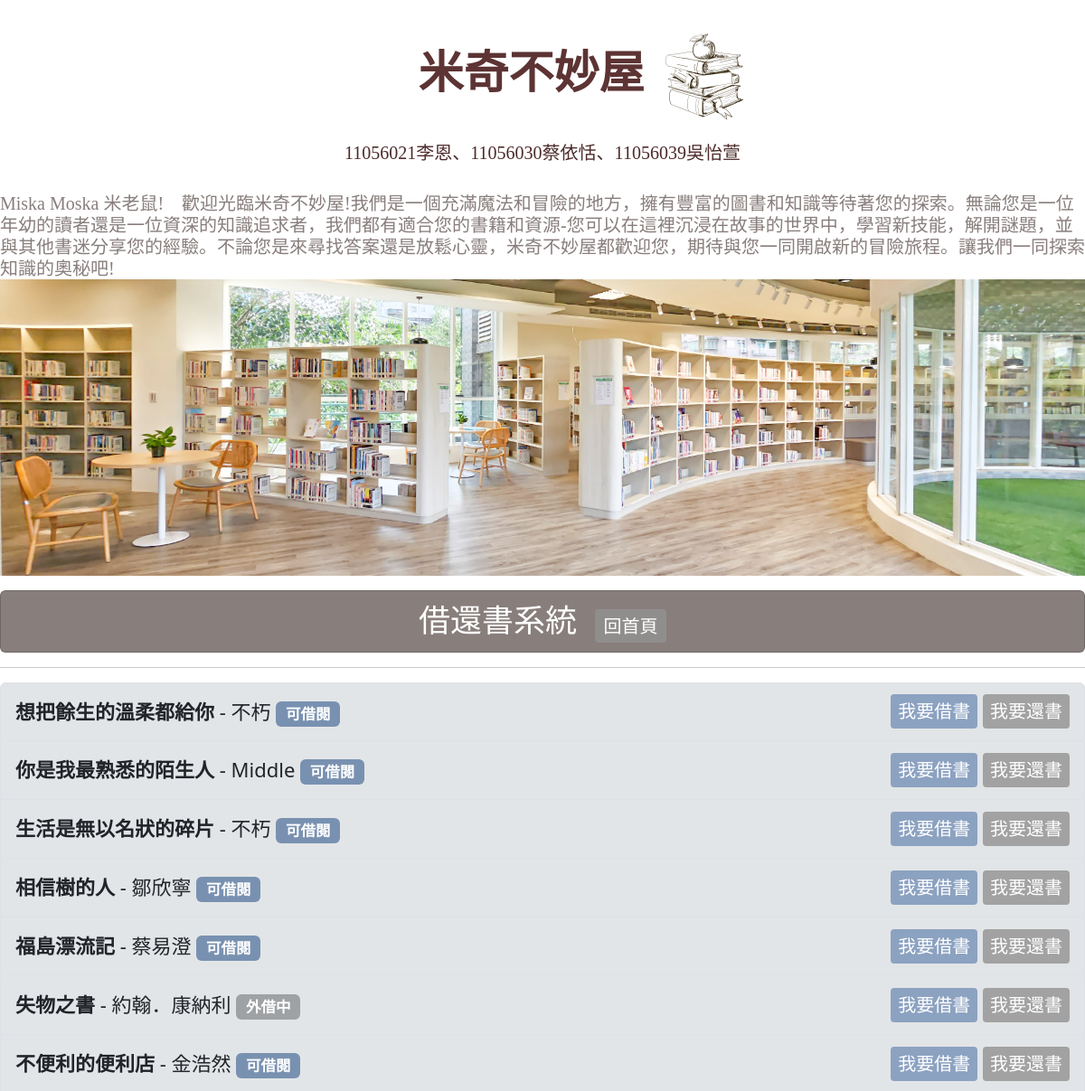
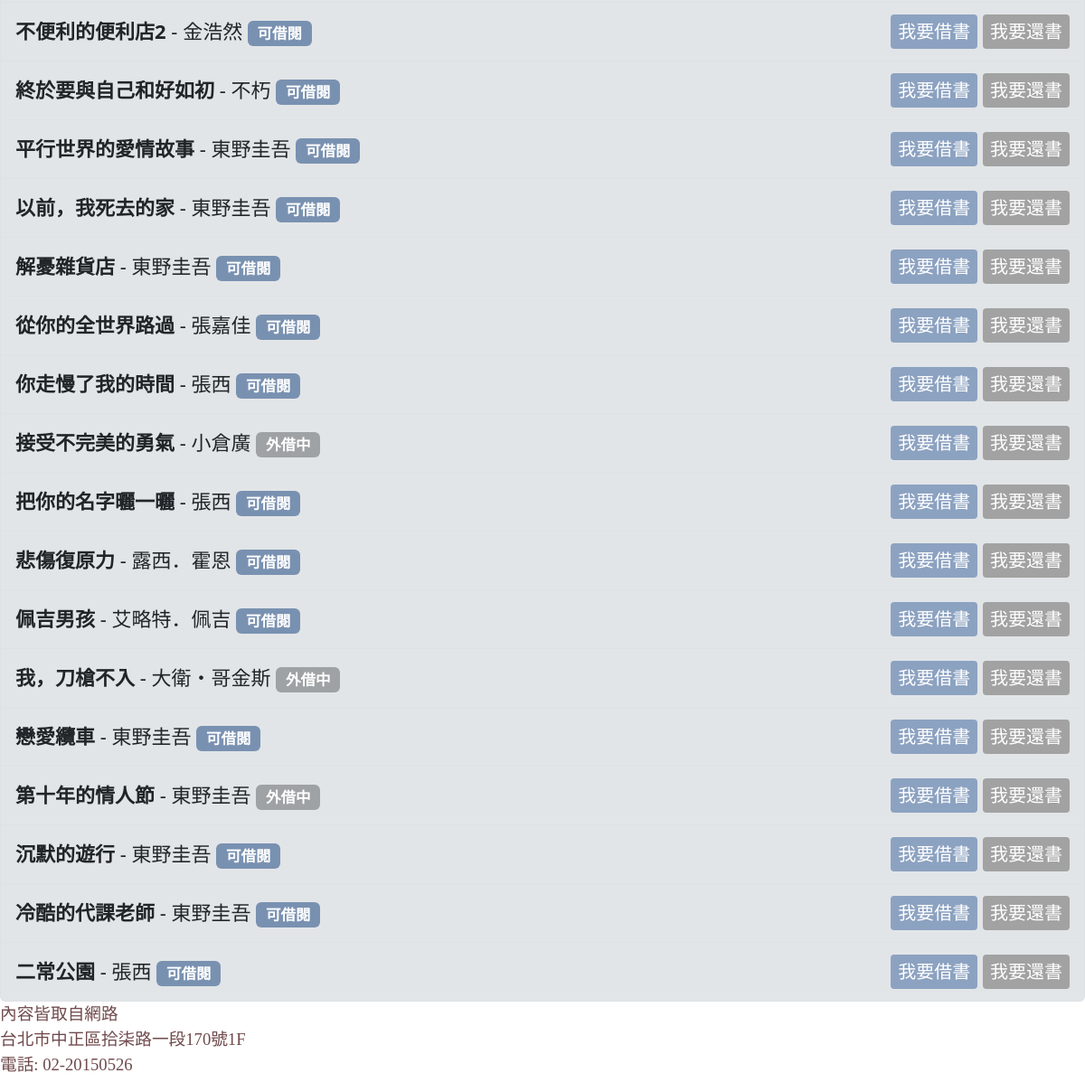
Before: /book_list/ with the older database file (2 pictures, top to bottom).
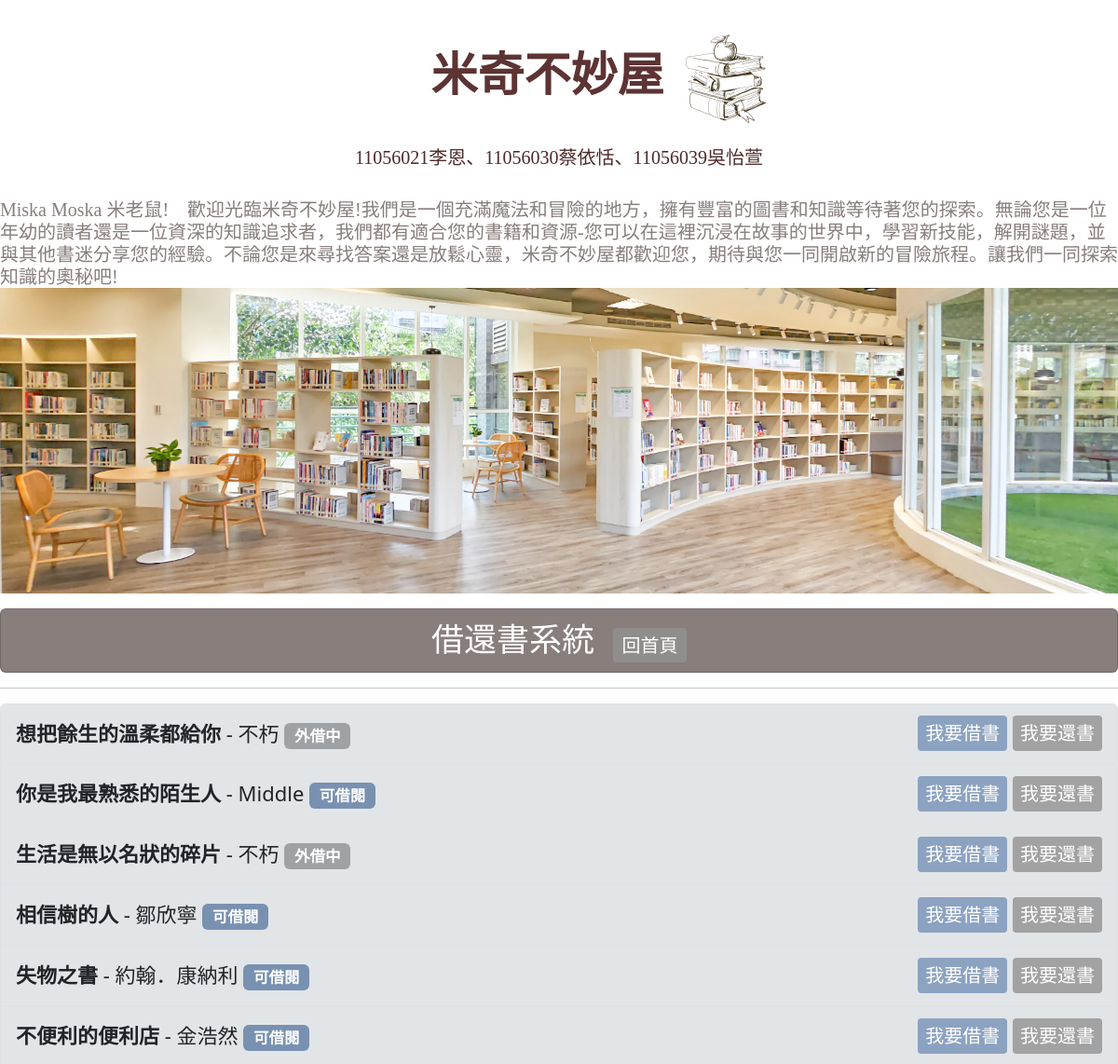
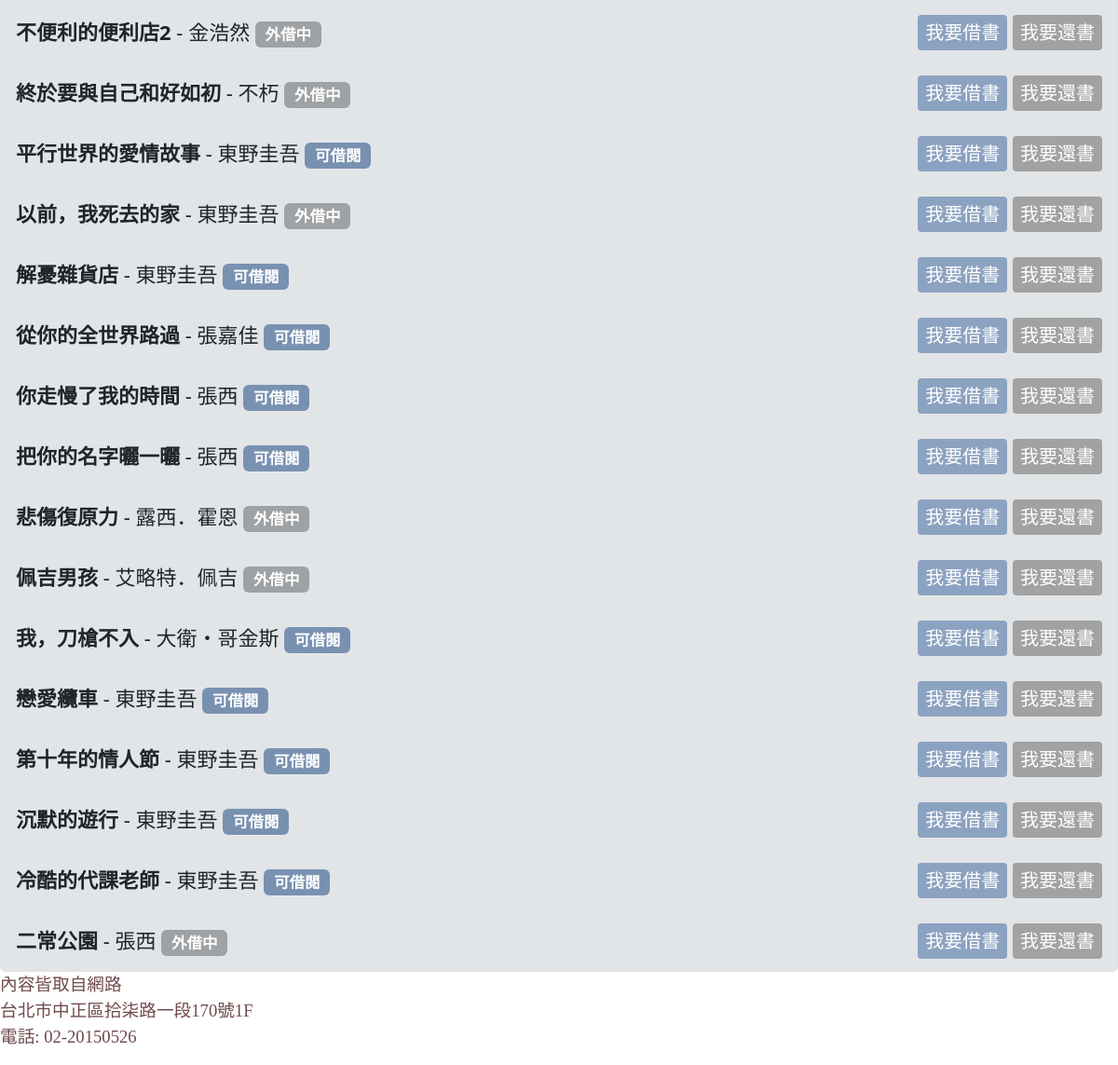
After: the same page with the newer database file (2 pictures, top to bottom).
### mysite/models.py (models this page shows, shortened)
class Post(models.Model):
    title = models.CharField(max_length=50)
    slug = models.IntegerField(unique=True)
    pub_date = models.DateTimeField(auto_now_add=True)
    write = models.CharField(max_length=50, blank=True, default='')
    image_url = models.CharField(max_length=255, default='images/1.jpg')  # 指定默认值 # 存储图像路径或 URL
    bookstype=[("一般書籍","一般書籍"),("教學用書","教學用書")]
    category = models.CharField(max_length=20, choices=bookstype, default="一般書籍")
    intro = models.TextField(default="", blank=True)
    photolink = models.TextField(default="", blank=True)
    body = models.TextField()
    isBorrow = models.BooleanField(_("外借中"), default=False)
    pub_date = models.DateTimeField(auto_now_add=True)
    @property
    def formatted_is_borrow(self):
        if self.isBorrow:
            return '<span style="color: white; background-color: #afb0b2; border: 1px solid white; padding: 3px; border-radius: 3px;">外借中</span>'
        else:
            return '<span style="color: white; background-color: #7fade5; border: 1px solid white;padding: 3px; border-radius: 3px;">可借閱</span>'
    formatted_is_borrow.fget.short_description = "外借狀態"
    class Meta:
        ordering = ['slug']

### mysite/views.py (the view)
# urls.py: path('book_list/', book_list, name='book_list'),
def book_list(request):
    books = Post.objects.all()[::-1]
    return render(request, 'book_list.html', {'books': books})

### templates/book_list.html (shortened to what this page needs)
{% extends "base.html" %}
{% block headmessage %}
<div class="card" style="background-color: rgb(136, 126, 124); text-align: center;">
    <h3 style="font-family: 微軟正黑體;font-size: 35px; color: #ffffff; margin: 0; padding: 10px; display: flex; justify-content: center; align-items: center;">
        <span>借還書系統</span>
        <a class="btn btn-sm btn-outline-primary" style="background-color: #939391ce;font-size: 20px; color: #ffffff; margin-top: 10px; display: flex; align-items: center; padding: 0.2rem 0.6rem; margin-left: 1em; border: none;" href='/'>回首頁</a>
    </h3>
</div>
{% endblock %}
{% block content %}
    {% if books %}
        <ul class="list-group">
            {% for book in books %}
                <li class="list-group-item d-flex justify-content-between align-items-center" style="background-color:rgb(226, 229, 231);font-size: 22px;height:65px">
                    <div>
                        <strong>{{ book.title }}</strong> - {{ book.write }}
                        {% if book.isBorrow %}
                            <span class="badge" style="background-color: #9fa2a4; color: #fff;">外借中</span>
                            {% else %}
                            <span class="badge" style="background-color: #7991b1; color: #ffffff;">可借閱</span>
                        {% endif %}
                    </div>
                    <div style="text-align: center;">
                        <a href="{% url 'borrow_book' book.id %}" class="btn btn-primary btn-sm" style="background-color: #829bbee4 ;color: rgb(255, 255, 255); font-size: 20px; border: none;" data-toggle="modal" data-target="#borrowSuccessModal">我要借書</a>
                        <a href="{% url 'return_book' book.id %}" class="btn btn-warning btn-sm" style="background-color: #939391ce; color: #ffffff;font-size: 20px ; border: none;">我要還書</a>
                    </div>
                </li>
            {% endfor %}
        </ul>
    {% else %}
        <p>No books available.</p>
    {% endif %}
{% endblock %}

### templates/base.html (shortened to what this page needs)
<!DOCTYPE html>
<html>
    <head>
        <link href="https://cdn.jsdelivr.net/npm/bootstrap@5.3.2/dist/css/bootstrap.min.css" rel="stylesheet">
    </head>
    <body>
        {% include 'header.html' %}
        {% block headmessage %} {% endblock headmessage %}
        <hr>
        {% block content %}{% endblock content %}
        {% include "footer.html" %}
    </body>
</html>

### templates/header.html
{% load static %}
<div class='well'>
    <br>
    <h1 style="font-family:微軟正黑體; font-weight: bold;color:#5d3333 ; font-size: 50px;"><center>　　米奇不妙屋<img src="{% static "images/9.png" %}" height="125"></center></h1>
    <h5  style="font-family:微軟正黑體;color:#4d2a2a;"><center>11056021李恩、11056030蔡依恬、11056039吳怡萱</center></h5>
    <br>
    <h5  style="font-family:微軟正黑體;color:rgb(136, 126, 124);">
    <marquee>Miska Moska 米老鼠!　歡迎光臨米奇不妙屋!我們是一個充滿魔法和冒險的地方，擁有豐富的圖書和知識等待著您的探索。無論您是一位年幼的讀者還是一位資深的知識追求者，我們都有適合您的書籍和資源-您可以在這裡沉浸在故事的世界中，學習新技能，解開謎題，並與其他書迷分享您的經驗。不論您是來尋找答案還是放鬆心靈，米奇不妙屋都歡迎您，期待與您一同開啟新的冒險旅程。讓我們一同探索知識的奧秘吧!</marquee>
    <P ALIGN="left"> <img src="{% static "images/3.jpg" %}" width="100%">
</div>

### templates/footer.html
{% block footer %}
    {% if now %}
    <p style='font-family:微軟正黑體;'>現在時刻：{{ now }}</p>
    {% else %}
    <p style='font-family:標楷體;font-size:14pt; color:rgb(112, 74, 76) '>內容皆取自網路<br>台北市中正區拾柒路一段170號1F<br>電話: 02-20150526</p>
    {% endif %}
{% endblock %}

Changed rows visible on the page:
removed Post: title "福島漂流記", write "蔡易澄", isBorrow "可借閱"
removed Post: title "接受不完美的勇氣", write "小倉廣", isBorrow "外借中"
changed Post "想把餘生的溫柔都給你": isBorrow "可借閱" → "外借中"
changed Post "生活是無以名狀的碎片": isBorrow "可借閱" → "外借中"
changed Post "失物之書": isBorrow "外借中" → "可借閱"
changed Post "不便利的便利店2": isBorrow "可借閱" → "外借中"
changed Post "終於要與自己和好如初": isBorrow "可借閱" → "外借中"
changed Post "以前，我死去的家": isBorrow "可借閱" → "外借中"
changed Post "悲傷復原力": isBorrow "可借閱" → "外借中"
changed Post "佩吉男孩": isBorrow "可借閱" → "外借中"
changed Post "我，刀槍不入": isBorrow "外借中" → "可借閱"
changed Post "第十年的情人節": isBorrow "外借中" → "可借閱"
changed Post "二常公園": isBorrow "可借閱" → "外借中"
